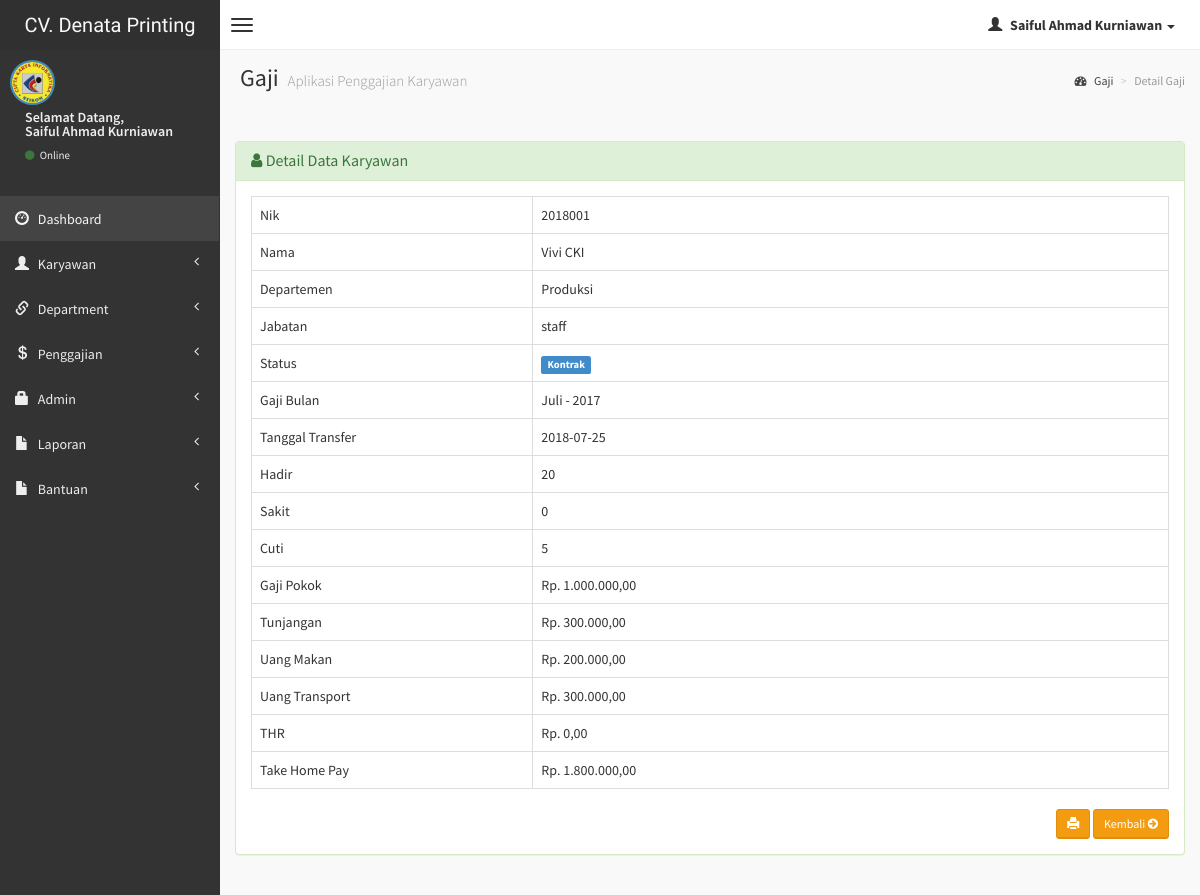
Page /admin/detail-gaji.php?hal=edit&kd=2018001 (signed in) on the committed database.
### tables this page shows
CREATE TABLE `karyawan` (
  `nik` varchar(10) NOT NULL,
  `nama` varchar(50) NOT NULL,
  `alamat` varchar(150) NOT NULL,
  `no_hp` varchar(15) NOT NULL,
  `status` enum('tetap','kontrak','magang','outsource') NOT NULL
);

CREATE TABLE `gajian` (
  `kd_gaji` int(4) NOT NULL,
  `nik` varchar(10) NOT NULL,
  `gaji_bulan` varchar(10) NOT NULL,
  `gaji_tahun` varchar(10) NOT NULL,
  `tgl_transfer` date NOT NULL,
  `absensi` int(2) NOT NULL,
  `sakit` int(2) DEFAULT NULL,
  `cuti` int(2) DEFAULT NULL,
  `no_rek` varchar(25) NOT NULL,
  `gaji` int(10) NOT NULL,
  `tunjangan` int(10) NOT NULL,
  `uang_makan` int(10) NOT NULL,
  `uang_transport` int(10) NOT NULL,
  `thr` int(10) DEFAULT NULL,
  `total` int(10) NOT NULL
);

CREATE TABLE `departemen` (
  `kd_dept` int(10) NOT NULL,
  `nik` varchar(10) NOT NULL,
  `departemen` varchar(20) NOT NULL,
  `jabatan` varchar(15) NOT NULL,
  `gaji_pokok` int(10) NOT NULL,
  `tunjangan` int(10) NOT NULL
);

### admin/detail-gaji.php (the view, shortened to what this page needs)
<?php
if (empty($_SESSION['username'])){
	header('location:../index.php');
} else {
?>
<!DOCTYPE html>
<html>
    <head>
        <link href="../dist/css/bootstrap.css" rel="stylesheet" type="text/css" />
        <link href="//cdnjs.cloudflare.com/ajax/libs/font-awesome/4.1.0/css/font-awesome.min.css" rel="stylesheet" type="text/css" />
        <link href="//code.ionicframework.com/ionicons/1.5.2/css/ionicons.min.css" rel="stylesheet" type="text/css" />
        <link href="../css/morris/morris.css" rel="stylesheet" type="text/css" />
        <link href="../css/jvectormap/jquery-jvectormap-1.2.2.css" rel="stylesheet" type="text/css" />
        <link href="../css/datepicker/datepicker3.css" rel="stylesheet" type="text/css" />
        <link href="../css/daterangepicker/daterangepicker-bs3.css" rel="stylesheet" type="text/css" />
        <link href="../css/bootstrap-wysihtml5/bootstrap3-wysihtml5.min.css" rel="stylesheet" type="text/css" />
        <link href="../css/AdminLTE.css" rel="stylesheet" type="text/css" />
        <link rel="stylesheet" href="datatables/dataTables.bootstrap.css"/>
    </head>
    <body class="skin-black">
        <header class="header">
            <a href="index.php" class="logo">
                CV. Denata Printing
            </a>
            <nav class="navbar navbar-static-top" role="navigation">
                <a href="#" class="navbar-btn sidebar-toggle" data-toggle="offcanvas" role="button">
                    <span class="icon-bar"></span>
                    <span class="icon-bar"></span>
                    <span class="icon-bar"></span>
                </a>
                <div class="navbar-right">
                    <ul class="nav navbar-nav">
                        <li class="dropdown user user-menu">
                            <a href="#" class="dropdown-toggle" data-toggle="dropdown">
                                <i class="glyphicon glyphicon-user"></i>
                                <span><?php echo $_SESSION['fullname']; ?> <i class="caret"></i></span>
                            </a>
<?php } ?>
                        </li>
                    </ul>
                </div>
            </nav>
        </header>
        <div class="wrapper row-offcanvas row-offcanvas-left">
            <aside class="left-side sidebar-offcanvas">
                <section class="sidebar">
                    <div class="user-panel">
                        <div class="pull-left image">
                            <img src="<?php echo $_SESSION['gambar']; ?>" class="img-circle" alt="User Image" style="border: 2px solid #3C8DBC;" />
                        </div>
                        <div class="pull-left info">
                            <p>Selamat Datang,<br /><?php echo $_SESSION['fullname']; ?></p>
                            <a href="#"><i class="fa fa-circle text-success"></i> Online</a>
                        </div>
                    </div>
                    <?php include "menu.php"; ?>
                </section>
            </aside>
            <aside class="right-side">
                <section class="content-header">
                    <h1>
                        Gaji
                        <small>Aplikasi Penggajian Karyawan</small>
                    </h1>
                    <ol class="breadcrumb">
                        <li><a href="#"><i class="fa fa-dashboard"></i> Gaji</a></li>
                        <li class="active">Detail Gaji</li>
                    </ol>
                </section>
                <section class="content">
                    <br />
                    <?php
            $query = mysqli_query($koneksi, "SELECT karyawan.nama, karyawan.status, departemen.departemen, departemen.jabatan, gajian.kd_gaji, gajian.nik, gajian.gaji_bulan, gajian.gaji_tahun, gajian.tgl_transfer, gajian.absensi, gajian.sakit, gajian.cuti, gajian.gaji, gajian.tunjangan, gajian.uang_makan, gajian.uang_transport, gajian.thr, gajian.total
                                             FROM karyawan, departemen, gajian
                                             WHERE gajian.nik=karyawan.nik AND karyawan.nik=departemen.nik AND gajian.nik='$_GET[kd]'");
            $data  = mysqli_fetch_array($query);
            ?>
                    <div class="row">
                        <div class="col-lg-12">
                        <div class="panel panel-success">
                        <div class="panel-heading">
                        <h3 class="panel-title"><i class="fa fa-user"></i> Detail Data Karyawan </h3>
                        </div>
                        <div class="panel-body">
                  <div class="form-panel">
                      <table id="example" class="table table-hover table-bordered">
                      <tr>
                      <td width="250">Nik</td>
                      <td width="565"><?php echo $data['nik']; ?></td>
                      </tr>
                      <tr>
                      <td >Nama</td>
                      <td ><?php echo $data['nama']; ?></td>
                      </tr>
                      <tr>
                      <td>Departemen</td>
                      <td><?php echo $data['departemen']; ?></td>
                      </tr>
                      <tr>
                      <td>Jabatan</td>
                      <td><?php echo $data['jabatan']; ?></td>
                      </tr>
                      <tr>
                      <td>Status</td></td>
                      <td><?php
                            if($data['status'] == 'tetap'){
								echo '<span class="label label-success">Tetap</span>';
							}
                            else if ($data['status'] == 'kontrak' ){
								echo '<span class="label label-primary">Kontrak</span>';
							}
                    ?></td>
                      </tr>
                      <tr>
                      <td>Gaji Bulan</td>
                      <td><?php echo $data['gaji_bulan']; ?> - <?php echo $data['gaji_tahun']; ?></td>
                      </tr>
                      <tr>
                      <td>Tanggal Transfer</td>
                      <td><?php echo $data['tgl_transfer']; ?></td>
                      </tr>
                      <tr>
                      <td>Hadir</td>
                      <td><?php echo $data['absensi']; ?> </td>
                      </tr>
                      <tr>
                      <td>Sakit</td>
                      <td><?php echo $data['sakit']; ?> </td>
                      </tr>
                      <tr>
                      <td>Cuti</td>
                      <td><?php echo $data['cuti']; ?></td>
                      </tr>
                      <tr>
                      <td>Gaji Pokok</td>
                      <td>Rp. <?php echo number_format($data['gaji'],2,",",".");?></td>
                      </tr>
                      <tr>
                      <td>Tunjangan</td>
                      <td>Rp. <?php echo number_format($data['tunjangan'],2,",",".");?></td>
                      </tr>
                      <tr>
                      <td>Uang Makan</td>
                      <td>Rp. <?php echo number_format($data['uang_makan'],2,",",".");?></td>
                      </tr>
                      <tr>
                      <td>Uang Transport</td>
                      <td>Rp. <?php echo number_format($data['uang_transport'],2,",",".");?></td>
                      </tr>
                      <tr>
                      <td>THR</td>
                      <td>Rp. <?php echo number_format($data['thr'],2,",",".");?></td>
                      </tr>
                      <tr>
                      <td>Take Home Pay</td>
                      <td>Rp. <?php echo number_format($data['total'],2,",",".");?></td>
                      </tr>
                      </table>
                      <div class="text-right">
                  <a class="btn btn-sm btn-warning" data-placement="bottom" data-toggle="tooltip" title="Cetak Gaji" href="cetak-gaji.php?hal=edit&kd=<?php echo $data['nik'];?>"><span class="glyphicon glyphicon-print"></span></a> <a href="gaji.php" class="btn btn-sm btn-warning">Kembali <i class="fa fa-arrow-circle-right"></i></a>
                </div>
                  </div>
                  </div>
                  </div>
          		</div>
                    </div>
                </section>
            </aside>
        </div>
    </body>
</html>

### rows in the picture
karyawan: gajian.nik "2018001", nama "Vivi CKI", departemen.departemen "Produksi", departemen.jabatan "staff", gajian.gaji_bulan "Juli", gajian.gaji_tahun "2017", gajian.tgl_transfer "2018-07-25", gajian.absensi "20", gajian.sakit "0", gajian.cuti "5", gajian.gaji "1.000.000,00", gajian.tunjangan "300.000,00", gajian.uang_makan "200.000,00", gajian.uang_transport "300.000,00", gajian.thr "0,00", gajian.total "1.800.000,00"

### other values in the picture
$_SESSION['fullname'] "Saiful Ahmad Kurniawan"
